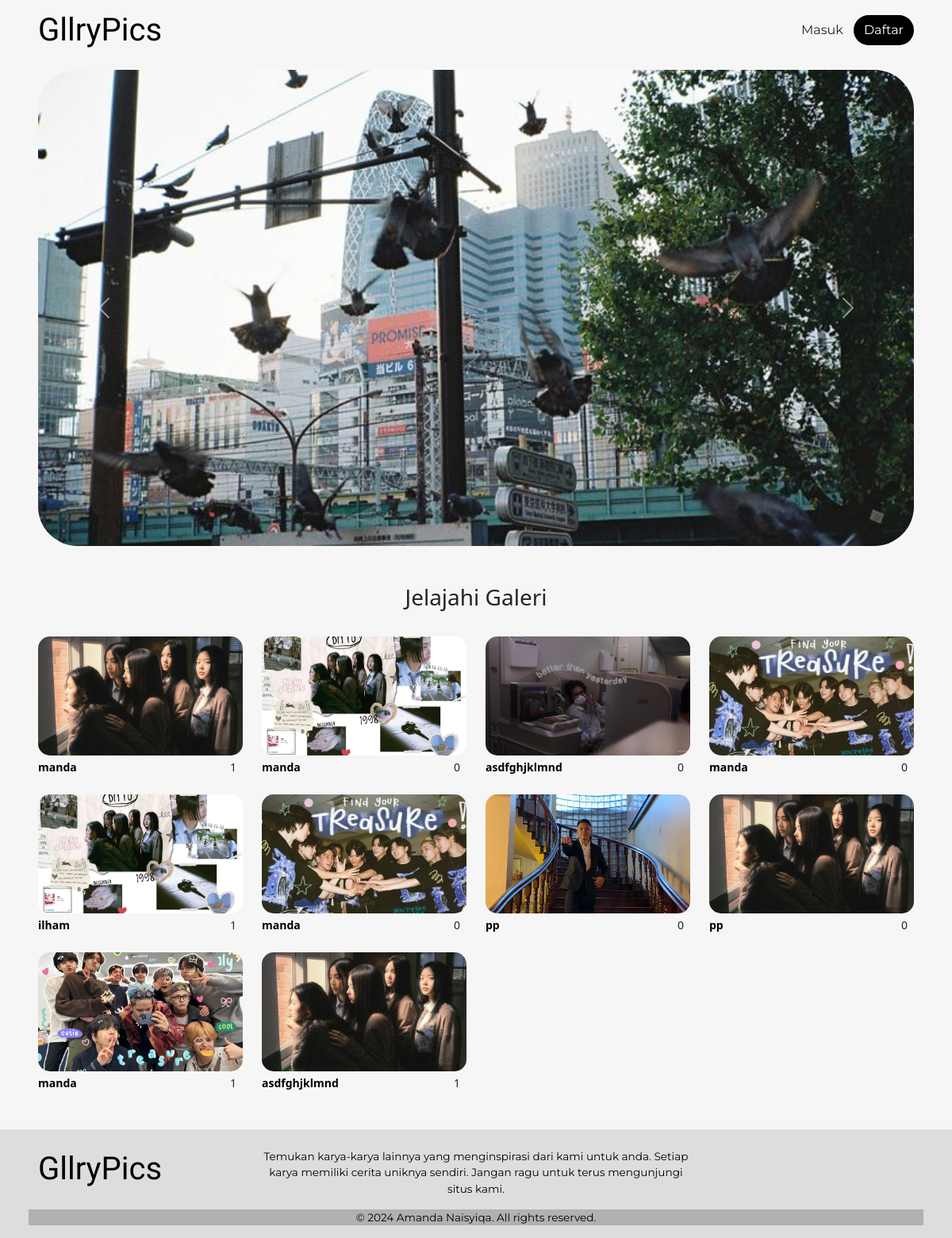
The page / on the database its author committed.
### tables this page shows
CREATE TABLE `gallery_foto` (
  `FotoId` int(11) NOT NULL,
  `JudulFoto` varchar(255) NOT NULL,
  `DeskripsiFoto` text NOT NULL,
  `TanggalUnggah` date NOT NULL,
  `LokasiFile` varchar(255) NOT NULL,
  `AlbumId` int(11) NOT NULL,
  `UserId` int(11) NOT NULL
);

CREATE TABLE `gallery_user` (
  `UserId` int(11) NOT NULL,
  `Username` varchar(255) NOT NULL,
  `Password` varchar(255) NOT NULL,
  `Email` varchar(255) NOT NULL,
  `NamaLengkap` varchar(255) NOT NULL,
  `Alamat` text NOT NULL
);

### index.php (the view, shortened to what this page needs)
<?php
include 'config/koneksi.php';
$UserId = isset($_SESSION['UserId']) ? $_SESSION['UserId'] : 0;
?>
<html lang="en">
<head>
    <link href="https://cdn.jsdelivr.net/npm/bootstrap@5.3.2/dist/css/bootstrap.min.css" rel="stylesheet">
    <link rel=" stylesheet" href="css/hmpge.css">
</head>
<body>
    <nav class="navbar navbar-light">
        <div class="container-fluid px-5">
            <div class="col-2 justify-content-center">
                <a href="index.php" class="navbar-brand">GllryPics</a>
            </div>
            <?php
            if(empty($_SESSION['status'])) { ?>
            <div class="d-flex offset-8 col-2 justify-content-end">
                <a href="masuk.php" class="btn btn-masuk text-dark rounded-pill">Masuk</a>
                <a href="daftar.php" class="btn btn-daftar rounded-pill">Daftar</a>
            </div>
        <?php } ?>
        </div>
    </nav>
    <div class="container-fluid px-5 pb-5">
        <div id="CarouselGllryPics" class="carousel slide" data-bs-ride="carousel">
            <div class="carousel-inner">
                <div class="carousel-item object-fit-cover active">
                    <img src="gbr/home1.jpg" class="img-fluid d-block w-100" alt="...">
                </div>
            </div>
            <button class="carousel-control-prev" type="button" data-bs-target="#CarouselGllryPics"
                data-bs-slide="prev">
                <span class="carousel-control-prev-icon" aria-hidden="true"></span>
            </button>
            <button class="carousel-control-next" type="button" data-bs-target="#CarouselGllryPics"
                data-bs-slide="next">
                <span class="carousel-control-next-icon" aria-hidden="true"></span>
            </button>
        </div>
    </div>
    <div class="container-fluid px-5">
        <div class="row kategori text-center">
            <h3>Jelajahi Galeri</h3>
        </div>
        <div class="row my-4">
            <?php
                $sql = mysqli_query($koneksi, "SELECT gallery_foto.FotoId, gallery_foto.JudulFoto, gallery_foto.LokasiFile,
                gallery_user.UserId, gallery_user.Username FROM gallery_foto INNER JOIN gallery_user ON
                gallery_foto.UserId = gallery_user.UserId ORDER BY RAND()");
                while ($data = mysqli_fetch_array($sql)){
                ?>
            <div class="col-3">
                <a href="komen.php?FotoId=<?= $data['FotoId']?>">
                    <img class="poto-galeri object-fit-cover img-fluid" src="gbr/<?= $data['LokasiFile']?>">
                </a>
                <div class="d-flex align-items-center justify-content-between mt-1 mb-4">
                    <a href="profil.php?UserId=<?= $data['UserId']?>" class="text-decoration-none"><small
                            class="fw-bold text-black"><?php echo $data['Username']?></small></a>
                    <div class="d-flex">
                        <div class="me-2 d-flex align-items-center">
                            <?php
                                $FotoId = $data['FotoId'];
                                $ceksuka = mysqli_query($koneksi, "SELECT * FROM gallery_likefoto WHERE FotoId='$FotoId' AND UserId ='$UserId' ");
                                if(mysqli_num_rows($ceksuka) == 1) { ?>
                            <a href="config/proses_suka.php?FotoId=<?php echo $data['FotoId'] ?>" type="submit"
                                name="batalsuka">
                                <ion-icon name="heart"></ion-icon>
                            </a><small>
                                <?php }else{ ?>
                                <small>
                                    <?php }
                                $like = mysqli_query($koneksi, "SELECT * FROM gallery_likefoto WHERE FotoId='$FotoId'
                                ");
                                echo mysqli_num_rows($like);
                                ?>
                                </small>
                        </div>
                    </div>
                </div>
            </div>
            <?php } ?>
        </div>
    </div>
    <footer>
        <div class="container-fluid px-5">
            <div class="row align-items-center d-flex">
                <div class="col-2">
                    <a href="index.php" class="navbar-brand">GllryPics</a>
                </div>
                <div class="offset-1 col-6 text-center">
                    <p class="mt-4">Temukan karya-karya lainnya yang menginspirasi dari kami untuk anda. Setiap
                        karya
                        memiliki
                        cerita uniknya sendiri. Jangan ragu untuk terus mengunjungi situs kami.</p>
                </div>
                <div class="d-flex col-3" style="justify-content: space-between;">
                    <button type="button" class="btn-footer btn rounded-circle">
                    </button>
                    <button type="button" class="btn-footer btn rounded-circle">
                    </button>
                    <button type="button" class="btn-footer btn rounded-circle">
                    </button>
                </div>
                <p class="text-center" style="background-color: rgba(0, 0, 0, 0.2);">&copy; 2024 Amanda
                    Naisyiqa. All
                    rights reserved.</p>
            </div>
        </div>
    </footer>
</body>
</html>

### css/hmpge.css (style rules this page uses)
body { background-color: #f7f6f6; }
.navbar { background-color: #f7f6f6; position: fixed; top: 0; width: 100%; z-index: 1000; font-family: "Montserrat", sans-serif; }
.navbar-brand { font-size: 40px; font-family: "Urbanist", sans-serif; }
.btn-daftar { background-color: black; color: white; }
.carousel-inner { margin-top: 8%; border-radius: 50px; width: 100%; height: 600px; }
.poto-galeri { border-radius: 15px; width: 100%; height: 150px; }
footer { bottom: 0; background-color: rgba(0, 0, 0, 0.1); color: black; }
footer p { font-size: 85%; font-family: "Montserrat", sans-serif; }
.btn-footer { border-radius: 20px; color: black; height: 60px; width: 60px; }

### rows shown on the page
gallery_foto: LokasiFile (picture), UserId.Username "manda", mysqli_num_rows($like) "1"
gallery_foto: LokasiFile (picture), UserId.Username "manda", mysqli_num_rows($like) "0"
gallery_foto: LokasiFile (picture), UserId.Username "asdfghjklmnd", mysqli_num_rows($like) "0"
gallery_foto: LokasiFile (picture), UserId.Username "manda", mysqli_num_rows($like) "0"
gallery_foto: LokasiFile (picture), UserId.Username "ilham", mysqli_num_rows($like) "1"
gallery_foto: LokasiFile (picture), UserId.Username "manda", mysqli_num_rows($like) "0"
gallery_foto: LokasiFile (picture), UserId.Username "pp", mysqli_num_rows($like) "0"
gallery_foto: LokasiFile (picture), UserId.Username "pp", mysqli_num_rows($like) "0"
gallery_foto: LokasiFile (picture), UserId.Username "manda", mysqli_num_rows($like) "1"
gallery_foto: LokasiFile (picture), UserId.Username "asdfghjklmnd", mysqli_num_rows($like) "1"
